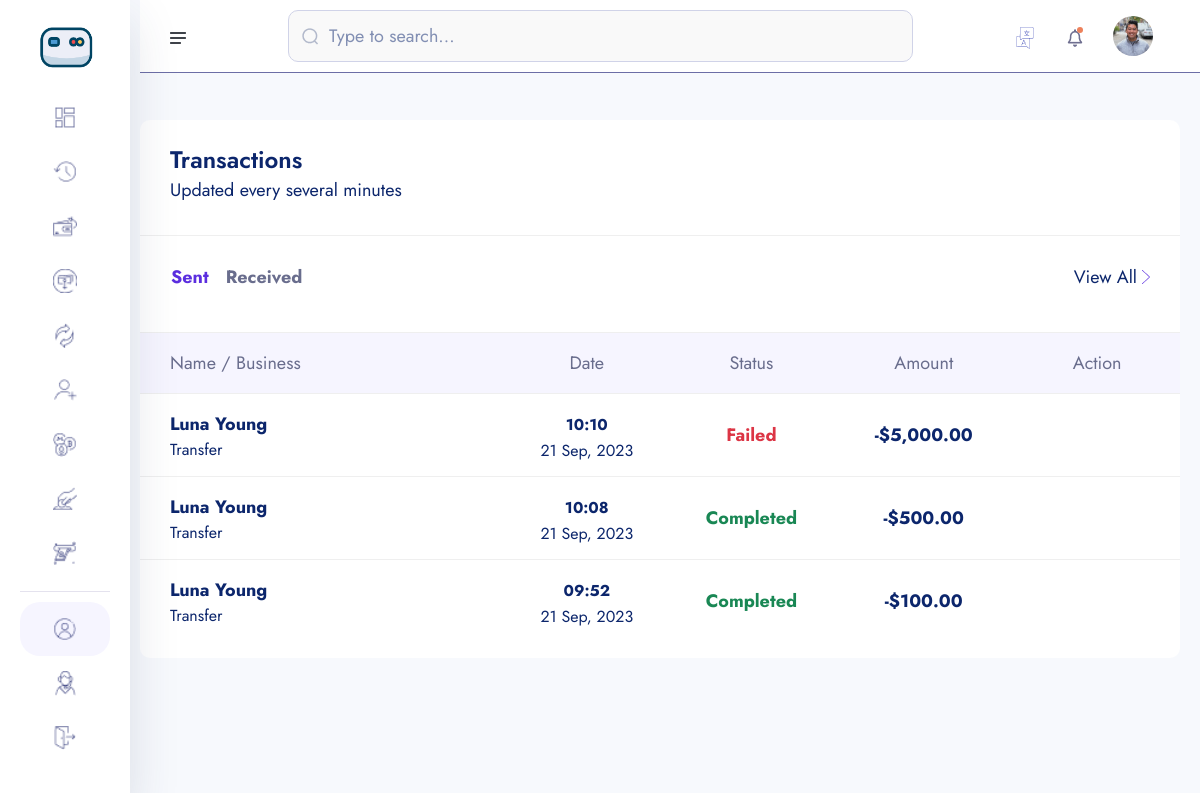
The page /transactions/ (signed in) on the database as committed earlier.
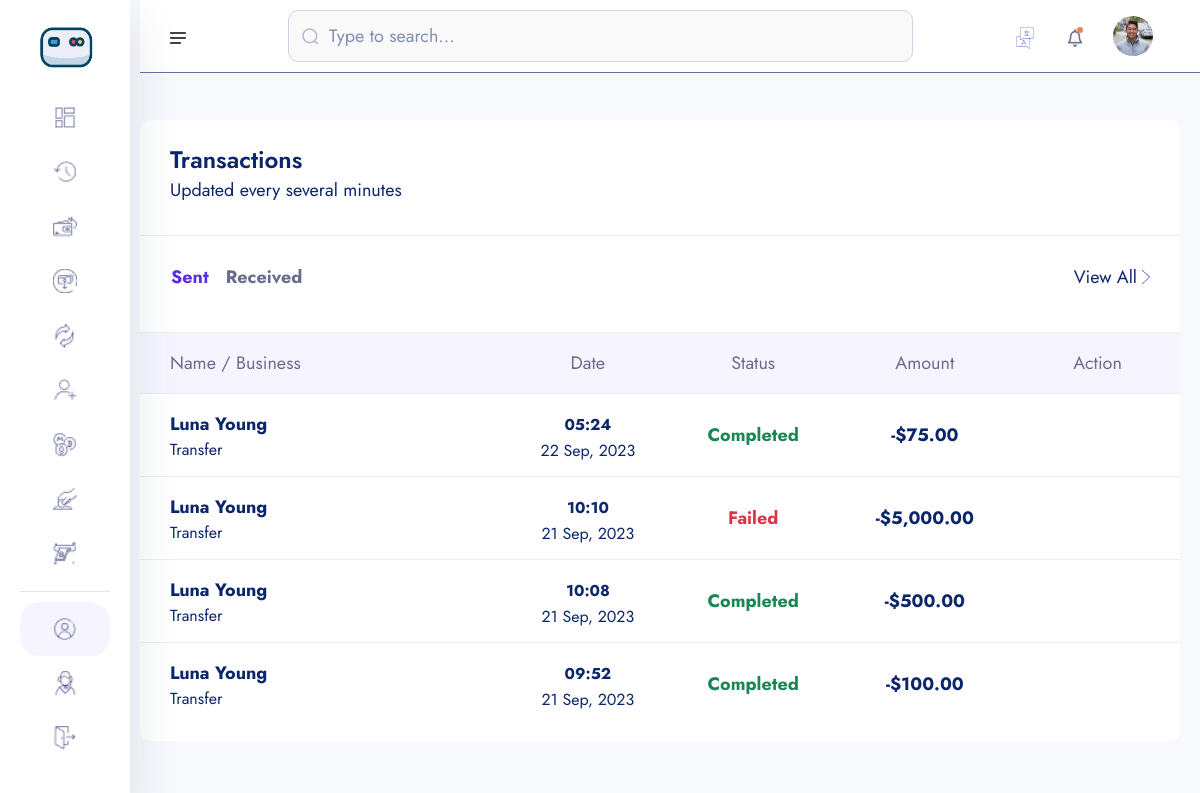
The same page on the database as committed later.
### main_app/models.py (models this page shows, shortened)
class Transaction(models.Model):
    transaction_id = ShortUUIDField(unique=True, length=15, max_length=20, prefix="TRN")
    user = models.ForeignKey(User, on_delete=models.SET_NULL, null=True, related_name="user")
    amount = models.DecimalField(max_digits=12, decimal_places=2, default=0.00)
    description = models.CharField(max_length=1000, null=True, blank=True)
    recipient = models.ForeignKey(User, on_delete=models.SET_NULL, null=True, related_name="recipient")
    sender = models.ForeignKey(User, on_delete=models.SET_NULL, null=True, related_name="sender")
    recipient_account = models.ForeignKey(Account, on_delete=models.SET_NULL, null=True, related_name="recipient_account")
    sender_account = models.ForeignKey(Account, on_delete=models.SET_NULL, null=True, related_name="sender_account")
    status = models.CharField(choices=TRANSACTION_STATUS, max_length=100, default="Pending")
    transaction_type = models.CharField(choices=TRANSACTION_TYPE, max_length=100, default="None")
    date = models.DateTimeField(auto_now_add=True)
    updated = models.DateTimeField(auto_now_add=False, null=True, blank=True)

### userauths/models.py (models this page shows, shortened)
class User(AbstractUser):
    username = models.CharField(max_length=100)
    email = models.EmailField(unique=True)
    is_staff = models.BooleanField(default=False)
    is_superuser = models.BooleanField(default=False)
    USERNAME_FIELD = 'email'
    REQUIRED_FIELDS = ['username']

### account/models.py (models this page shows, shortened)
class KYC(models.Model):
    id = models.UUIDField(primary_key=True, unique=True, default=uuid.uuid4, editable=False)
    user = models.OneToOneField(User, on_delete=models.CASCADE)
    account = models.OneToOneField(Account, on_delete=models.CASCADE, null=True, blank=True)
    full_name = models.CharField(max_length=1000)
    image = models.ImageField(upload_to="kyc", default="default.jpg")
    marital_status = models.CharField(choices=MARITAL_STATUS, max_length=40)
    gender = models.CharField(choices=GENDER, max_length=40)
    identity_type = models.CharField(choices=IDENTITY_TYPE, max_length=140)
    identity_image = models.ImageField(upload_to="kyc", null=True, blank=True)
    date_of_birth = models.DateTimeField(auto_now_add=False)
    signature = models.ImageField(upload_to="kyc")
    country = models.CharField(max_length=100)
    state = models.CharField(max_length=100)
    city = models.CharField(max_length=100)
    mobile = models.CharField(max_length=1000)
    fax = models.CharField(max_length=1000)
    date = models.DateTimeField(auto_now_add=True)

### main_app/transaction.py (the view)
# urls.py: path("transactions/", transaction.transaction_list, name="transactions"),
@login_required
def transaction_list(request):
    sender_transaction = Transaction.objects.filter(sender=request.user).order_by("-id")
    recipient_transaction = Transaction.objects.filter(recipient=request.user).order_by("-id")
    context = {
        "sender_transaction":sender_transaction,
        "recipient_transaction":recipient_transaction,
    }
    return render(request, "transaction/transaction-list.html", context)

### templates/transaction/transaction-list.html (shortened to what the changed rows need)
{% extends "partials/dashboard-base.html" %}
{% load static %}
{% load humanize %}
{% block content %}
    <section class="dashboard-section body-collapse">
        <div class="overlay pt-120">
            <div class="container-fruid">
                <div class="row">
                    <div class="col-xl-12 col-lg-12">
                        <div class="section-content">
                            <div class="transactions-area">
                                <div class="tab-content mt-40">
                                    <div class="tab-pane fade show active" id="latest" role="tabpanel" aria-labelledby="latest-tab">
                                        <div class="table-responsive">
                                            <table class="table">
                                                <thead>
                                                    <tr>
                                                        <th scope="col">Name / Business</th>
                                                        <th scope="col">Date</th>
                                                        <th scope="col">Status</th>
                                                        <th scope="col">Amount</th>
                                                        <th scope="col">Action</th>
                                                    </tr>
                                                </thead>
                                                <tbody>
                                                    {% for s in sender_transaction %}
                                                        <tr data-bs-toggle="modal" data-bs-target="#transactionsMod">
                                                            <th scope="row">
                                                                <p>{{s.recipient.kyc.full_name|title}}</p>
                                                                <p class="mdr">{{s.transaction_type|title}}</p>
                                                            </th>
                                                            <td>
                                                                <p><small>{{s.date|date:"h:i"}}</small></p>
                                                                <p class="mdr">{{s.date|date:"d M, Y"}}</p>
                                                            </td>
                                                            <td>
                                                                {% if s.status == 'Completed' %}
                                                                    <p class="text-success">{{s.status|title}}</p>
                                                                {% endif %}
                                                                {% if s.status == 'Failed' %}
                                                                    <p class="text-danger">{{s.status|title}}</p>
                                                                {% endif %}
                                                            </td>
                                                            <td>
                                                                <p>-${{s.amount|intcomma}}</p>
                                                            </td>
                                                            <td>
                                                                <a href="{% url "main_app:transaction-detail" s.transaction_id %}" class=""><i class="fa-eye"></i></a>
                                                            </td>
                                                        </tr>
                                                    {% endfor %}
                                                </tbody>
                                            </table>
                                        </div>
                                    </div>
                                </div>
                            </div>
                        </div>
                    </div>
                </div>
            </div>
        </div>
    </section>
{% endblock content %}

Rows that differ between the two databases and show on the page:
added Transaction: recipient.kyc.full_name "Luna Young", transaction_type "Transfer", date "05:24", date "22 Sep, 2023", status "Completed", amount "75.00"
